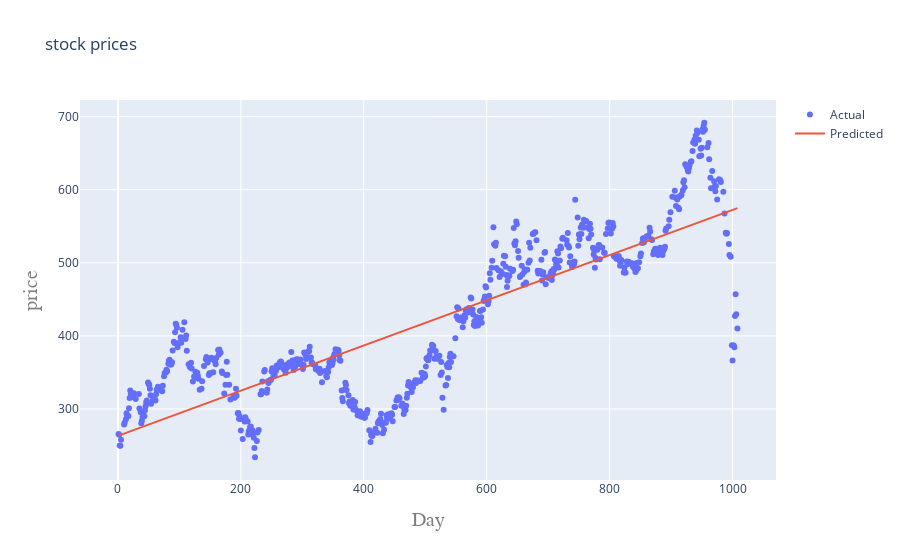

Notebook code for this chart:
### Code cell
iplot(plot2)

### Figure 1 — Plotly figure (JSON) as saved in the notebook; plotly's stock layout.template omitted (floating-point values rounded to 4 significant figures; data arrays with more than 128 entries replaced by an {"elided": "..."} marker saying what was removed)
{"data": [{"mode": "markers", "name": "Actual", "type": "scatter", "x": {"elided": "706 int values"}, "y": {"elided": "706 float values"}}, {"mode": "lines", "name": "Predicted", "type": "scatter", "x": {"elided": "706 int values"}, "y": {"elided": "706 float values"}}], "layout": {"title": {"text": "stock prices"}, "xaxis": {"title": {"font": {"color": "#7f7f7f", "family": "Courier New, monospace", "size": 20}, "text": "Day"}}, "yaxis": {"title": {"font": {"color": "#7f7f7f", "family": "Courier New, monospace", "size": 20}, "text": "price"}}}}
